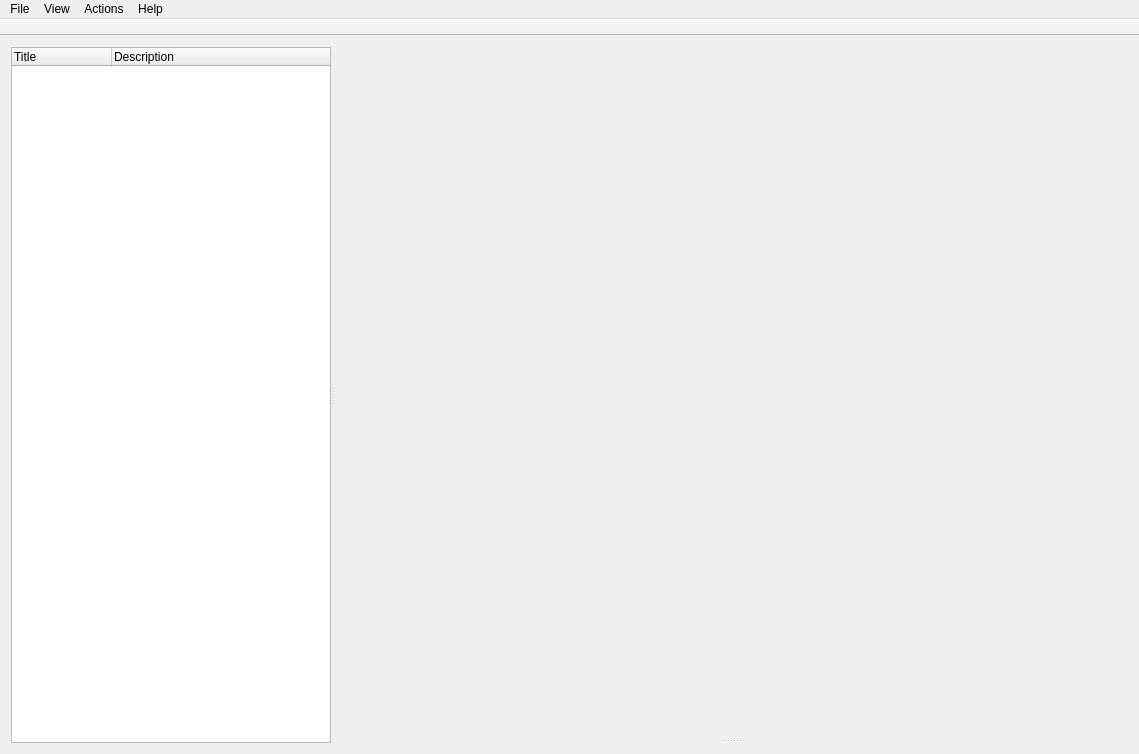
<?xml version="1.0" encoding="UTF-8"?>
<ui version="4.0">
 <class>MainWindow</class>
 <widget class="QMainWindow" name="MainWindow">
  <property name="geometry">
   <rect>
    <x>0</x>
    <y>0</y>
    <width>1139</width>
    <height>754</height>
   </rect>
  </property>
  <property name="sizePolicy">
   <sizepolicy hsizetype="Expanding" vsizetype="Expanding">
    <horstretch>0</horstretch>
    <verstretch>0</verstretch>
   </sizepolicy>
  </property>
  <property name="windowTitle">
   <string>CybertronVisualizer</string>
  </property>
  <property name="windowIcon">
   <iconset resource="../res.qrc">
    <normaloff>:/images/app.ico</normaloff>:/images/app.ico</iconset>
  </property>
  <widget class="QWidget" name="centralWidget">
   <property name="sizePolicy">
    <sizepolicy hsizetype="Expanding" vsizetype="Preferred">
     <horstretch>0</horstretch>
     <verstretch>0</verstretch>
    </sizepolicy>
   </property>
   <property name="minimumSize">
    <size>
     <width>100</width>
     <height>100</height>
    </size>
   </property>
   <property name="maximumSize">
    <size>
     <width>16777215</width>
     <height>16777215</height>
    </size>
   </property>
   <layout class="QHBoxLayout" name="horizontalLayout">
    <item>
     <widget class="QSplitter" name="vSplitter">
      <property name="sizePolicy">
       <sizepolicy hsizetype="Expanding" vsizetype="Expanding">
        <horstretch>0</horstretch>
        <verstretch>0</verstretch>
       </sizepolicy>
      </property>
      <property name="orientation">
       <enum>Qt::Horizontal</enum>
      </property>
      <widget class="TreeWidget" name="treeWidget">
       <property name="enabled">
        <bool>true</bool>
       </property>
       <property name="sizePolicy">
        <sizepolicy hsizetype="Fixed" vsizetype="Expanding">
         <horstretch>0</horstretch>
         <verstretch>0</verstretch>
        </sizepolicy>
       </property>
       <property name="maximumSize">
        <size>
         <width>320</width>
         <height>16777215</height>
        </size>
       </property>
       <property name="verticalScrollBarPolicy">
        <enum>Qt::ScrollBarAlwaysOff</enum>
       </property>
       <property name="horizontalScrollBarPolicy">
        <enum>Qt::ScrollBarAlwaysOff</enum>
       </property>
       <property name="sizeAdjustPolicy">
        <enum>QAbstractScrollArea::AdjustIgnored</enum>
       </property>
       <property name="autoScroll">
        <bool>false</bool>
       </property>
       <property name="horizontalScrollMode">
        <enum>QAbstractItemView::ScrollPerItem</enum>
       </property>
       <column>
        <property name="text">
         <string>Title</string>
        </property>
       </column>
       <column>
        <property name="text">
         <string>Description</string>
        </property>
       </column>
      </widget>
      <widget class="QSplitter" name="hSplitter">
       <property name="orientation">
        <enum>Qt::Vertical</enum>
       </property>
       <widget class="SceneViewer" name="sceneWidget" native="true">
        <property name="sizePolicy">
         <sizepolicy hsizetype="Expanding" vsizetype="Expanding">
          <horstretch>0</horstretch>
          <verstretch>0</verstretch>
         </sizepolicy>
        </property>
       </widget>
       <widget class="QWidget" name="videoImageWidget" native="true">
        <property name="sizePolicy">
         <sizepolicy hsizetype="Preferred" vsizetype="Expanding">
          <horstretch>0</horstretch>
          <verstretch>0</verstretch>
         </sizepolicy>
        </property>
        <layout class="QGridLayout" name="videoImageGridLayout">
         <property name="leftMargin">
          <number>0</number>
         </property>
         <property name="topMargin">
          <number>0</number>
         </property>
         <property name="rightMargin">
          <number>0</number>
         </property>
         <property name="bottomMargin">
          <number>0</number>
         </property>
        </layout>
       </widget>
      </widget>
     </widget>
    </item>
   </layout>
  </widget>
  <widget class="QMenuBar" name="menuBar">
   <property name="geometry">
    <rect>
     <x>0</x>
     <y>0</y>
     <width>1139</width>
     <height>25</height>
    </rect>
   </property>
   <widget class="QMenu" name="menuFile">
    <property name="title">
     <string>File</string>
    </property>
    <addaction name="actionGlobal"/>
    <addaction name="separator"/>
    <addaction name="actionAddGrid"/>
    <addaction name="actionPointCloud"/>
    <addaction name="separator"/>
    <addaction name="actionExit"/>
   </widget>
   <widget class="QMenu" name="menuHelp">
    <property name="title">
     <string>Help</string>
    </property>
    <addaction name="actionLicense"/>
    <addaction name="actionAbout"/>
   </widget>
   <widget class="QMenu" name="menuView">
    <property name="title">
     <string>View</string>
    </property>
    <addaction name="actionOpenImage"/>
    <addaction name="actionOpenImages"/>
    <addaction name="actionDelImage"/>
<!--     <addaction name="separator"/>
    <addaction name="actionRadar"/> -->
   </widget>
   <widget class="QMenu" name="menuActions">
    <property name="title">
     <string>Actions</string>
    </property>
    <addaction name="actionPlay"/>
    <addaction name="actionPause"/>
   </widget>
   <addaction name="menuFile"/>
   <addaction name="menuView"/>
   <addaction name="menuActions"/>
   <addaction name="menuHelp"/>
  </widget>
  <widget class="QToolBar" name="mainToolBar">
   <property name="movable">
    <bool>false</bool>
   </property>
   <property name="toolButtonStyle">
    <enum>Qt::ToolButtonTextBesideIcon</enum>
   </property>
   <property name="floatable">
    <bool>false</bool>
   </property>
   <attribute name="toolBarArea">
    <enum>TopToolBarArea</enum>
   </attribute>
   <attribute name="toolBarBreak">
    <bool>false</bool>
   </attribute>
  </widget>
  <action name="actionExit">
   <property name="text">
    <string>Exit</string>
   </property>
   <property name="shortcut">
    <string>F10</string>
   </property>
  </action>
  <action name="actionAbout">
   <property name="text">
    <string>About</string>
   </property>
  </action>
  <action name="actionPointCloud">
   <property name="icon">
    <iconset resource="../res.qrc">
     <normaloff>:/images/pointcloud.png</normaloff>:/images/pointcloud.png</iconset>
   </property>
   <property name="text">
    <string>Show PointCloud</string>
   </property>
   <property name="shortcut">
    <string>F4</string>
   </property>
  </action>
  <action name="actionGlobal">
   <property name="checkable">
    <bool>true</bool>
   </property>
   <property name="checked">
    <bool>true</bool>
   </property>
   <property name="text">
    <string>Global</string>
   </property>
   <property name="shortcut">
    <string>F2</string>
   </property>
  </action>
  <action name="actionDelImage">
   <property name="enabled">
    <bool>false</bool>
   </property>
   <property name="icon">
    <iconset resource="../res.qrc">
     <normaloff>:/images/closeimage.png</normaloff>:/images/closeimage.png</iconset>
   </property>
   <property name="text">
    <string>Del Image</string>
   </property>
   <property name="shortcut">
    <string>F7</string>
   </property>
  </action>
  <action name="actionAddGrid">
   <property name="icon">
    <iconset resource="../res.qrc">
     <normaloff>:/images/grid.png</normaloff>:/images/grid.png</iconset>
   </property>
   <property name="text">
    <string>Show Grid</string>
   </property>
   <property name="shortcut">
    <string>F3</string>
   </property>
  </action>
  <action name="actionOpenImages">
   <property name="icon">
    <iconset resource="../res.qrc">
     <normaloff>:/images/images.png</normaloff>:/images/images.png</iconset>
   </property>
   <property name="text">
    <string>Add Images</string>
   </property>
   <property name="shortcut">
    <string>F6</string>
   </property>
  </action>
  <action name="actionOpenImage">
   <property name="icon">
    <iconset resource="../res.qrc">
     <normaloff>:/images/image.png</normaloff>:/images/image.png</iconset>
   </property>
   <property name="text">
    <string>Add Image</string>
   </property>
   <property name="shortcut">
    <string>F5</string>
   </property>
  </action>
  <action name="actionLicense">
   <property name="text">
    <string>License</string>
   </property>
  </action>
  <action name="actionPlay">
   <property name="icon">
    <iconset resource="../res.qrc">
     <normaloff>:/images/play.png</normaloff>:/images/play.png</iconset>
   </property>
   <property name="text">
    <string>Play</string>
   </property>
   <property name="shortcut">
    <string>F8</string>
   </property>
  </action>
  <action name="actionPause">
   <property name="enabled">
    <bool>true</bool>
   </property>
   <property name="icon">
    <iconset resource="../res.qrc">
     <normaloff>:/images/pause.png</normaloff>:/images/pause.png</iconset>
   </property>
   <property name="text">
    <string>Pause</string>
   </property>
   <property name="shortcut">
    <string>F9</string>
   </property>
  </action>
<!--   <action name="actionRadar">
   <property name="text">
    <string>Radar</string>
   </property>
  </action> -->
 </widget>
 <layoutdefault spacing="6" margin="11"/>
 <customwidgets>
  <customwidget>
   <class>SceneViewer</class>
   <extends>QWidget</extends>
   <header>scene_viewer.h</header>
   <container>1</container>
   <slots>
    <slot>ChangeCameraType(int)</slot>
    <slot>ResetCameraPosAttitude()</slot>
   </slots>
  </customwidget>
  <customwidget>
   <class>TreeWidget</class>
   <extends>QTreeWidget</extends>
   <header location="global">treewidget.h</header>
  </customwidget>
 </customwidgets>
 <resources>
  <include location="../res.qrc"/>
 </resources>
 <connections>
  <connection>
   <sender>actionExit</sender>
   <signal>triggered()</signal>
   <receiver>MainWindow</receiver>
   <slot>close()</slot>
   <hints>
    <hint type="sourcelabel">
     <x>-1</x>
     <y>-1</y>
    </hint>
    <hint type="destinationlabel">
     <x>199</x>
     <y>149</y>
    </hint>
   </hints>
  </connection>
  <connection>
   <sender>actionOpenImage</sender>
   <signal>triggered()</signal>
   <receiver>MainWindow</receiver>
   <slot>ActionOpenImage()</slot>
   <hints>
    <hint type="sourcelabel">
     <x>-1</x>
     <y>-1</y>
    </hint>
    <hint type="destinationlabel">
     <x>579</x>
     <y>409</y>
    </hint>
   </hints>
  </connection>
  <connection>
   <sender>actionPointCloud</sender>
   <signal>triggered()</signal>
   <receiver>MainWindow</receiver>
   <slot>ActionOpenPointCloud()</slot>
   <hints>
    <hint type="sourcelabel">
     <x>-1</x>
     <y>-1</y>
    </hint>
    <hint type="destinationlabel">
     <x>579</x>
     <y>409</y>
    </hint>
   </hints>
  </connection>
  <connection>
   <sender>actionDelImage</sender>
   <signal>triggered()</signal>
   <receiver>MainWindow</receiver>
   <slot>ActionDelVideoImage()</slot>
   <hints>
    <hint type="sourcelabel">
     <x>-1</x>
     <y>-1</y>
    </hint>
    <hint type="destinationlabel">
     <x>423</x>
     <y>350</y>
    </hint>
   </hints>
  </connection>
  <connection>
   <sender>actionAddGrid</sender>
   <signal>triggered()</signal>
   <receiver>MainWindow</receiver>
   <slot>ActionAddGrid()</slot>
   <hints>
    <hint type="sourcelabel">
     <x>-1</x>
     <y>-1</y>
    </hint>
    <hint type="destinationlabel">
     <x>423</x>
     <y>350</y>
    </hint>
   </hints>
  </connection>
  <connection>
   <sender>actionOpenImages</sender>
   <signal>triggered()</signal>
   <receiver>MainWindow</receiver>
   <slot>ActionOpenImages()</slot>
   <hints>
    <hint type="sourcelabel">
     <x>-1</x>
     <y>-1</y>
    </hint>
    <hint type="destinationlabel">
     <x>471</x>
     <y>379</y>
    </hint>
   </hints>
  </connection>
  <connection>
   <sender>actionDelImage</sender>
   <signal>toggled(bool)</signal>
   <receiver>MainWindow</receiver>
   <slot>CloseVideoImgViewer(bool)</slot>
   <hints>
    <hint type="sourcelabel">
     <x>-1</x>
     <y>-1</y>
    </hint>
    <hint type="destinationlabel">
     <x>489</x>
     <y>400</y>
    </hint>
   </hints>
  </connection>
  <connection>
   <sender>actionGlobal</sender>
   <signal>triggered(bool)</signal>
   <receiver>treeWidget</receiver>
   <slot>setVisible(bool)</slot>
   <hints>
    <hint type="sourcelabel">
     <x>-1</x>
     <y>-1</y>
    </hint>
    <hint type="destinationlabel">
     <x>148</x>
     <y>413</y>
    </hint>
   </hints>
  </connection>
  <!-- <connection>
   <sender>actionRadar</sender>
   <signal>triggered()</signal>
   <receiver>MainWindow</receiver>
   <slot>ActionOpenRadarChannel()</slot>
   <hints>
    <hint type="sourcelabel">
     <x>-1</x>
     <y>-1</y>
    </hint>
    <hint type="destinationlabel">
     <x>569</x>
     <y>376</y>
    </hint>
   </hints>
  </connection> -->
 </connections>
 <slots>
  <slot>ActionOpenImage()</slot>
  <slot>ActionOpenPointCloud()</slot>
  <slot>ActionDelVideoImage()</slot>
  <slot>ActionAddGrid()</slot>
  <slot>ActionOpenImages()</slot>
  <slot>CloseVideoImgViewer(bool)</slot>
<!--   <slot>ActionOpenRadarChannel()</slot> -->
 </slots>
</ui>
